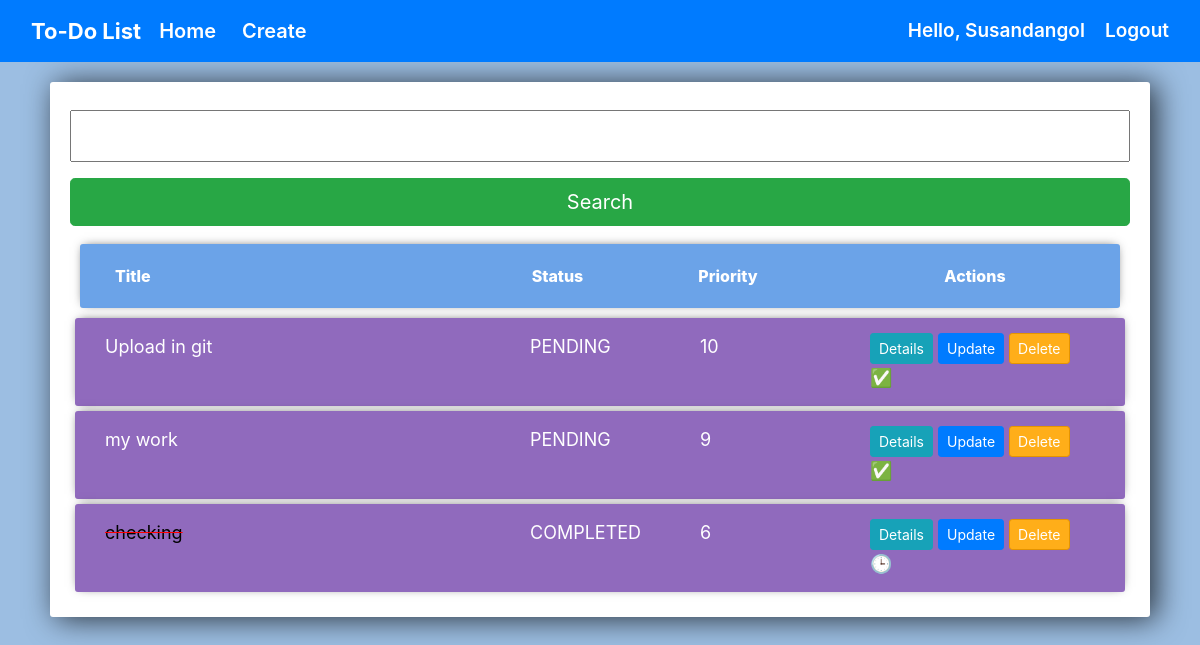
The page / (signed in) on the database as committed earlier.
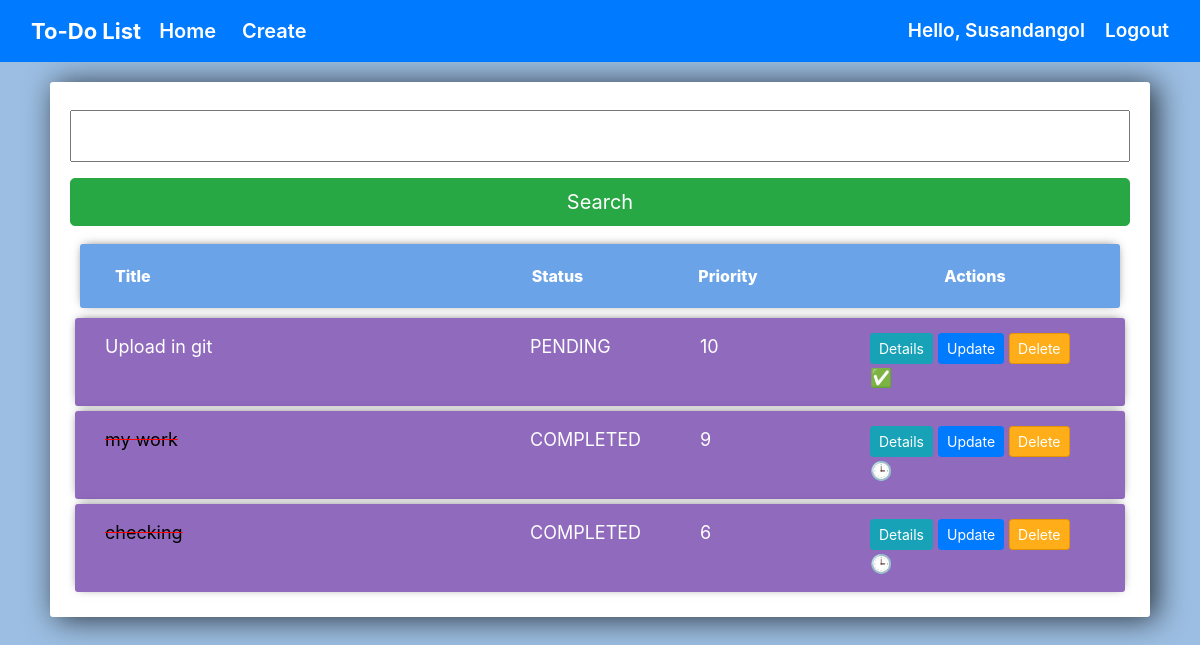
The same page on the database as committed later.
### todo/models.py (models this page shows, shortened)
class TODO(models.Model):
    status_choices = [
    ('COMPLETED', 'COMPLETED'),
    ('PENDING', 'PENDING'),
    ]
    priority_choices = [
    (1,'1️'),
    (2, '2️'),
    (3, '3️'),
    (4, '4️'),
    (5, '5️'),
    (6, '6️'),
    (7, '7️'),
    (8, '8️'),
    (9, '9️'),
    (10, '10'),
    ]
    title = models.CharField(max_length=50)
    task = models.TextField(blank=False)
    status = models.CharField(max_length=20 , choices=status_choices)
    """ related name helps to connect priority with the user"""
    user  = models.ForeignKey(User  , on_delete= models.CASCADE, related_name='priority')
    date = models.DateTimeField(auto_now_add=True)
    priority = models.IntegerField(max_length=2 , choices=priority_choices)

### todo/views.py (the view)
# urls.py: 2. Add a URL to urlpatterns:  path('', views.home, name='home')
@login_required(login_url='loginpage')
def home(request):
    if request.user.is_authenticated:
        user = request.user
        tasks = TODO.objects.filter(user = user).order_by('-status','-priority')
        myFilter = WorkFilter(request.GET, queryset = tasks)
        tasks = myFilter.qs
        context = {
            'tasks':tasks,
            'myFilter':myFilter
        }
        return render(request,'todo/list.html',context)

### todo/templates/todo/list.html (shortened to what this page needs)
{% extends 'todo/base.html' %}
{% load static %}
{% block body%}
	<link rel="stylesheet" href="https://stackpath.bootstrapcdn.com/bootstrap/4.3.1/css/bootstrap.min.css">
	<div class="center-column">
		{% if tasks|length == 0 %}
			<div class="empty">
				<b>No Todos</b>
			</div>
		{%else%}
			<div>
				<form class="search" method="GET">
					{{myFilter.form.Title}}
					<input class="btn btn-lg btn-success" type="submit" value="Search">
				</form>
			</div>
			<div class="item-nav">
				<div class="container">
					<div class="row">
						<div class="col-lg-5">
							<span>Title</span>
						</div>
						<div class="col-sm-2">
							<span >Status</span>
						</div>
						<div class="col-sm-2">
							<span >Priority</span>
						</div>
						<div class="col-md-3 action">
							<span >Actions</span>
						</div>
					</div>
				</div>
			</div>
			<div class="todo-nav">
			{% for task in tasks %}
				<div class="item-row">
					<div class="container">
						<div class="row">
							<div class="col-lg-5">
								{% if task.status == 'COMPLETED' %}
									<strike style="color: red">
										<span style='color:black'>{{task.title}}</span>
									</strike>
								{%else%}
									<span>{{task.title}}</span>
								{% endif %}
							</div>
							<div class="col-sm-2">
								{% if task.status == 'PENDING'%}
									{{task.status}}
								{%else%}
									{{task.status}}
								{%endif%}
							</div>
							<div class="col-sm-2">
								<span class="distance">{{task.priority}}</span>
							</div>
							<div class="col-md-3">
								<a class="btn btn-sm btn-info change" href="{% url 'detailpage' task.pk %}">Details</a>
								<a class="btn btn-sm btn-primary " href="{% url 'updatepage' task.pk %}">Update</a>
								<a class="btn btn-sm btn-danger " href="{% url 'deletepage' task.pk %}">Delete</a>
								{% if task.status == 'PENDING'%}
									<a href="../change-status/{{task.pk}}/COMPLETED/" title="Mark Completed" class="">✅</a>
								{%else%}
									<a href="../change-status/{{task.pk}}/PENDING/" title="Mark Pending" class="">🕒</a>
								{%endif%}
							</div>
						</div>
					</div>
				</div>
			{% endfor %}
			</div>
		{% endif %}
	</div>
{% endblock %}

Rows that differ between the two databases and show on the page:
changed TODO "my work": status "PENDING" → "COMPLETED"; status "✅" → "🕒"
